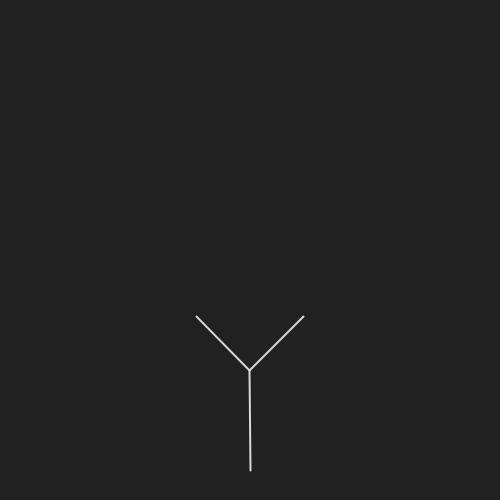
Frame 1 (no input)
Frame 60 (the mouse pressed at the canvas centre just before this capture): identical to frame 1, image omitted
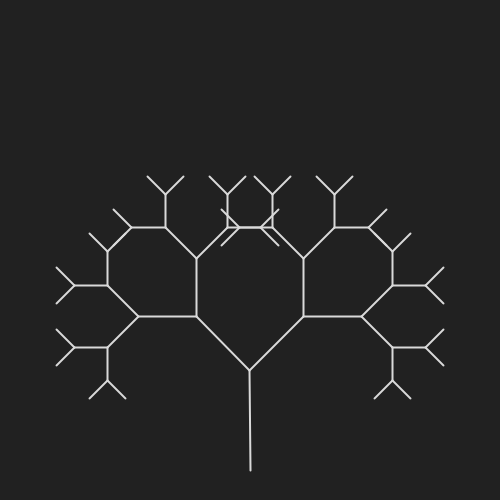
Frame 120 (the mouse held since frame 60 and released just before this capture)

The Processing sketch that drew these frames (run headless with seeded random() and noise(); from frame 60 on, the mouse is pressed at the canvas centre):

// Processing sketch: Recursion_Trees_02
// ── Recursion_Trees_02.pde
/*
 * Recursion Trees_02
 * Tree function by Robert Sedgewick & Kevin Wayne
 * link : http://introcs.cs.princeton.edu/java/23recursion/Tree.java.html
 * A more elegant version of the tree algorithm in my opinion 
 *
 * REF : http://introcs.cs.princeton.edu/java/23recursion/
 */

////////////////////////// GLOBALS ///////////////////////////


////////////////////////// SETUP ///////////////////////////
void setup() {
  size(500, 500);
  smooth();
  background(33);
}

////////////////////////// DRAW ///////////////////////////

void draw() {
  randomSeed(1000);
  background(33);
  translate(width/2, height-30);  
  
  int num = (int)map(mouseX, 0, width*2, 1, 18);
  tree(num, 0, 0, radians(-90), 100);
}





// ── Tree.pde
////////////////////////// FUNCTIONS ////////////////////
/*
 * @param :
 * n = number of iterations
 * x, y = coordinate positions
 * a = angle for tree
 * branchRadius = length of each branch 
 */
void tree(int n, float x, float y, float a, float branchRadius) {  
  float bendAngle   = radians(0);
  float branchAngle = radians(45);
  float branchRatio = 0.76; 
  
  // the elegance of this solution is found here to calculate x, y positions
  // as opposed to using rotate & matrix transformations

  float cx = x + cos(a) * branchRadius;
  float cy = y + sin(a) * branchRadius;

  stroke(217);
  strokeWeight(2);

  line(x, y, cx, cy);

  if (n == 0) return;

  tree(n-1, cx, cy, a + bendAngle - branchAngle, branchRadius * branchRatio);
  tree(n-1, cx, cy, a + bendAngle + branchAngle, branchRadius * branchRatio);
  
  // Rajouter d'autre branches ?
  //tree(n-1, cx, cy, a + bendAngle,branchRadius * (1 - branchRatio));
}
